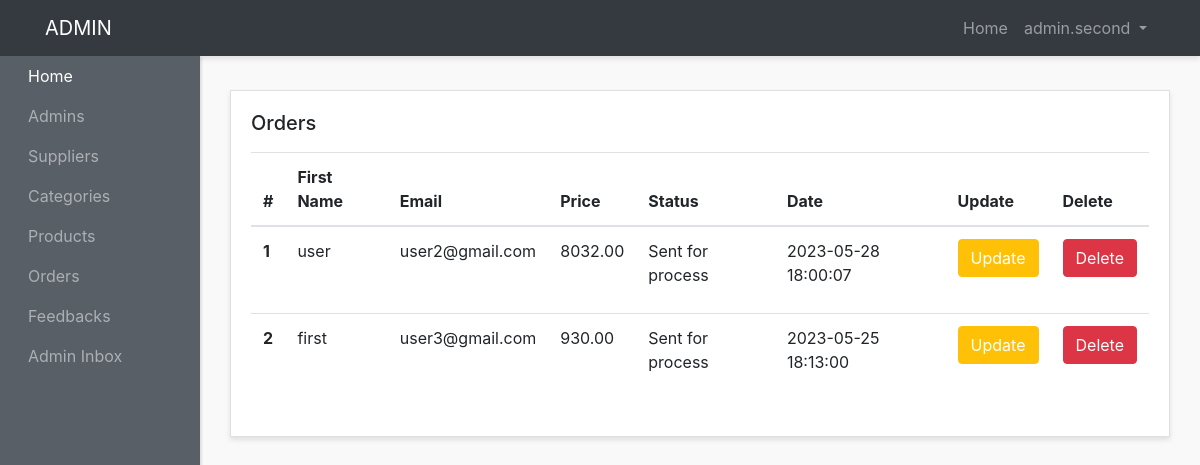
/admin-panel/orders-admins/show-orders.php (signed in), run on the app's committed database.
### tables this page shows
CREATE TABLE `paypal` (
  `order_id` int(3) NOT NULL,
  `payer_name` varchar(200) NOT NULL,
  `payer_email` varchar(200) NOT NULL,
  `transaction_amount` varchar(200) NOT NULL,
  `user_id` int(3) NOT NULL,
  `created_at` timestamp NOT NULL DEFAULT current_timestamp(),
  `status` varchar(200) NOT NULL DEFAULT 'Sent for process'
);

### admin-panel/orders-admins/show-orders.php (the view, shortened to what this page needs)
<?php require("../layouts/header.php")?>
<?php require("../../config/config.php")?>
<?php
$orders=$conn-> query("SELECT* FROM paypal");
$orders->execute();
$allOrders=$orders->fetchAll(PDO::FETCH_OBJ);
?>
    <div class="row">
        <div class="col">
          <div class="card">
            <div class="card-body">
              <h5 class="card-title mb-4 d-inline">Orders</h5>
              <table class="table mt-3">
                <thead>
                  <tr>
                    <th scope="col">#</th>
                    <th scope="col">First Name</th>
                    <th scope="col">Email</th>
                    <th scope="col">Price</th>
                    <th scope="col">Status</th>
                    <th scope="col">Date</th>
                    <th scope="col">Update</th>
                    <th scope="col">Delete</th>
                  </tr>
                </thead>
                <tbody>
                  <?php
                  $counter=1;
                  foreach($allOrders as $paypal):?>
                  <tr>
                    <th scope="row"><?php echo $counter++;?></th>
                    <td><?php echo $paypal->payer_name;?></td>
                    <td><?php echo $paypal->payer_email;?></td>
                    <td><?php echo $paypal->transaction_amount;?></td>
                    <td><?php echo $paypal->status;?></td>
                    <td><?php echo $paypal->created_at;?></td>
                    <td>
                        <a href="<?php echo ADMINURL;?>/orders-admins/update-orders.php?id=<?php echo $paypal->order_id;?>" class="btn btn-warning text-white mb-4 text-center">Update</a>
                    </td>
                    <td><a href="delete-orders.php?id=<?php echo $paypal->order_id;?>" class="btn btn-danger  text-center ">Delete </a></td>
                  </tr>
                  <?php endforeach ;?>
                </tbody>
              </table>
            </div>
          </div>
        </div>
      </div>
      <?php require("../layouts/footer.php")?>

### admin-panel/styles/style.css (style rules this page uses)
body { background:#f9f9f9; }
.card { margin-bottom: 15px; border-radius:0; box-shadow: 0 3px 5px rgba(0,0,0,.1); }

### data on the page
paypal: payer_name "user", payer_email "user2@gmail.com", transaction_amount "8032.00", status "Sent for process", created_at "2023-05-28 18:00:07"
paypal: payer_name "first", payer_email "user3@gmail.com", transaction_amount "930.00", status "Sent for process", created_at "2023-05-25 18:13:00"

### other printed values
$_SESSION['adminname'] "admin.second"
